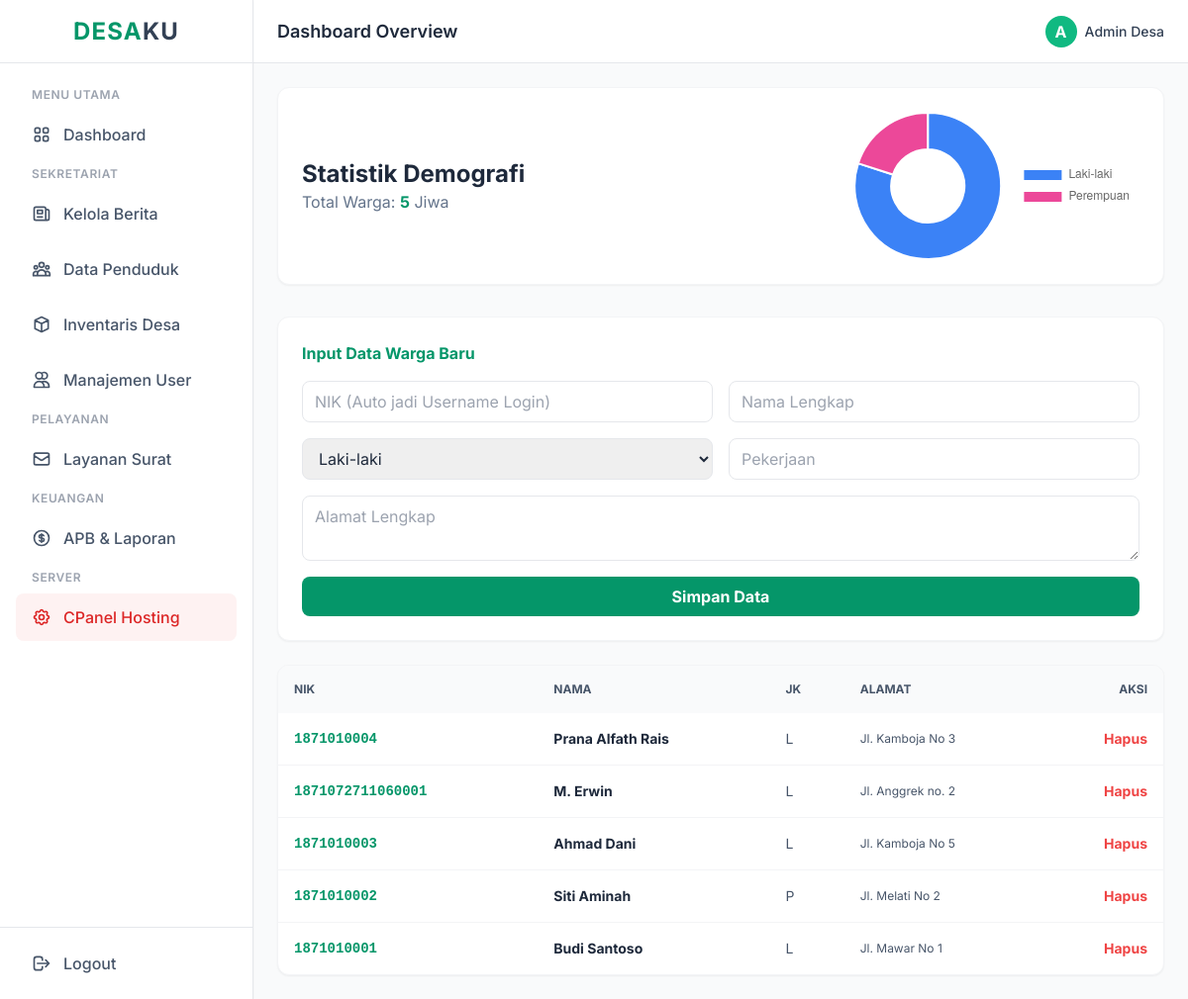
Screenshot of /data_penduduk.php (signed in) with the database file from the repository.
### tables this page shows
CREATE TABLE `penduduk` (
  `id` int(11) NOT NULL,
  `nik` varchar(16) NOT NULL,
  `nama` varchar(100) NOT NULL,
  `jk` enum('L','P') NOT NULL,
  `alamat` text NOT NULL,
  `pekerjaan` varchar(50) DEFAULT 'Wiraswasta'
);

### data_penduduk.php (the view, shortened to what this page needs)
<?php
include 'includes/koneksi.php';
$lk = mysqli_fetch_assoc(mysqli_query($conn, "SELECT COUNT(*) as t FROM penduduk WHERE jk='L'"))['t'];
$pr = mysqli_fetch_assoc(mysqli_query($conn, "SELECT COUNT(*) as t FROM penduduk WHERE jk='P'"))['t'];
include 'includes/header.php'; include 'includes/sidebar.php'; include 'includes/navbar.php';
?>
<main class="flex-1 overflow-x-hidden overflow-y-auto bg-gray-50 p-6">
    <div class="bg-white p-6 rounded-xl shadow-sm border border-gray-100 mb-8 flex items-center justify-between">
        <div>
            <h3 class="text-2xl font-bold text-slate-800">Statistik Demografi</h3>
            <p class="text-slate-500">Total Warga: <span class="font-bold text-emerald-600"><?= $lk+$pr; ?></span> Jiwa</p>
        </div>
        <div style="height: 150px; width: 300px;">
            <canvas id="pendudukChart"></canvas>
        </div>
    </div>
    <div class="bg-white p-6 rounded-xl shadow-sm border border-gray-100 mb-6">
        <h4 class="font-bold text-emerald-600 mb-4">Input Data Warga Baru</h4>
        <form method="POST" class="grid grid-cols-1 md:grid-cols-2 gap-4">
            <input type="number" name="nik" required class="w-full border rounded-lg px-3 py-2" placeholder="NIK (Auto jadi Username Login)">
            <input type="text" name="nama" required class="w-full border rounded-lg px-3 py-2" placeholder="Nama Lengkap">
            <select name="jk" class="w-full border rounded-lg px-3 py-2"><option value="L">Laki-laki</option><option value="P">Perempuan</option></select>
            <input type="text" name="pekerjaan" required class="w-full border rounded-lg px-3 py-2" placeholder="Pekerjaan">
            <textarea name="alamat" required class="w-full border rounded-lg px-3 py-2 md:col-span-2" placeholder="Alamat Lengkap" rows="2"></textarea>
            <button type="submit" name="tambah_warga" class="w-full bg-emerald-600 text-white py-2 rounded-lg font-bold hover:bg-emerald-700 md:col-span-2">Simpan Data</button>
        </form>
    </div>
    <div class="bg-white rounded-xl shadow-sm overflow-hidden border border-gray-100">
        <table class="w-full text-left text-sm text-slate-600">
            <thead class="bg-gray-50 font-bold uppercase text-xs">
                <tr><th class="p-4">NIK</th><th class="p-4">Nama</th><th class="p-4">JK</th><th class="p-4">Alamat</th><th class="p-4 text-right">Aksi</th></tr>
            </thead>
            <tbody class="divide-y divide-gray-100">
                <?php $q=mysqli_query($conn, "SELECT * FROM penduduk ORDER BY id DESC"); while($r=mysqli_fetch_assoc($q)): ?>
                <tr class="hover:bg-gray-50">
                    <td class="p-4 font-mono font-bold text-emerald-600"><?= $r['nik']; ?></td>
                    <td class="p-4 font-bold text-slate-800"><?= $r['nama']; ?></td>
                    <td class="p-4"><?= $r['jk']; ?></td>
                    <td class="p-4 text-xs"><?= $r['alamat']; ?></td>
                    <td class="p-4 text-right"><a href="?hapus=<?= $r['id']; ?>" onclick="return confirm('Hapus?')" class="text-red-500 font-bold hover:underline">Hapus</a></td>
                </tr>
                <?php endwhile; ?>
            </tbody>
        </table>
    </div>
</main>
<script>
    const ctx = document.getElementById('pendudukChart').getContext('2d');
    new Chart(ctx, {
        type: 'doughnut',
        data: {
            labels: ['Laki-laki', 'Perempuan'],
            datasets: [{ data: [<?= $lk; ?>, <?= $pr; ?>], backgroundColor: ['#3b82f6', '#ec4899'] }]
        },
        options: { responsive: true, maintainAspectRatio: false, plugins: { legend: { position: 'right' } } }
    });
</script>
<?php include 'includes/footer.php'; ?>

### includes/header.php (style rules this page uses)
body { font-family: 'Inter', sans-serif; }

### rows the page displays
penduduk: nik "1871010004", nama "Prana Alfath Rais", jk "L", alamat "Jl. Kamboja No 3"
penduduk: nik "1871072711060001", nama "M. Erwin", jk "L", alamat "Jl. Anggrek no. 2"
penduduk: nik "1871010003", nama "Ahmad Dani", jk "L", alamat "Jl. Kamboja No 5"
penduduk: nik "1871010002", nama "Siti Aminah", jk "P", alamat "Jl. Melati No 2"
penduduk: nik "1871010001", nama "Budi Santoso", jk "L", alamat "Jl. Mawar No 1"

### other values shown
$lk+$pr "5"
chart data {{ $lk }} 4
chart data {{ $pr }} 1
